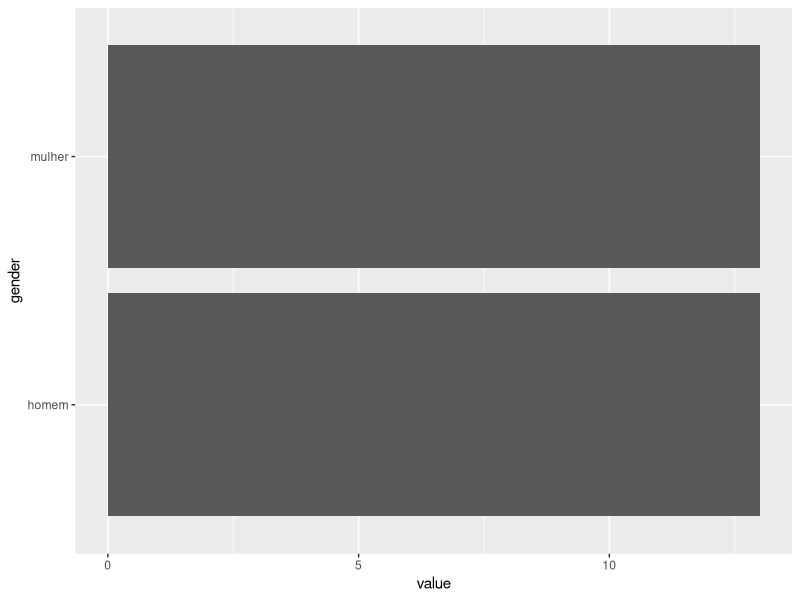

R code for this plot:
## ---- chunk 1
library(tidyverse)
## ---- chunk 2
tribble(
  ~gender, ~value,
  "homem", 13,
  "mulher", 13
) -> data6
## ---- chunk 3
ggplot(data6, aes(x = gender, y = value)) +
  geom_col() +
  coord_flip()
## ---- chunk 4
tribble(
  ~degree, ~value,
  "doutorado", 11,
  "mestrando", 6,
  "graduando", 8
)
